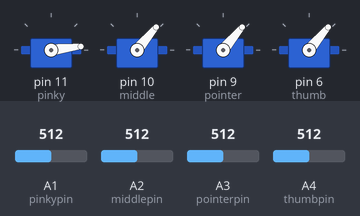
Simulated run of this sketch. Board: Arduino Uno, built with avr-gcc and run on an emulated ATmega328P. Shown: 4 × servo. The test bench sets the inputs (shaded band); at power-on: A1 (pinkypin) = 512, A2 (middlepin) = 512, A3 (pointerpin) = 512, A4 (thumbpin) = 512.

Above: at 1.2 s.
1.3 s: A1 (pinkypin) set to 716
At 1.9 s:
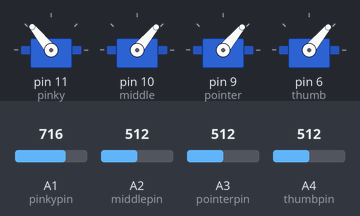
2.8 s: A2 (middlepin) set to 716
At 3.7 s:
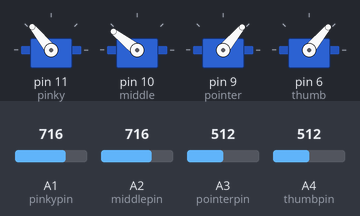
4.3 s: A3 (pointerpin) set to 716
At 5.1 s:
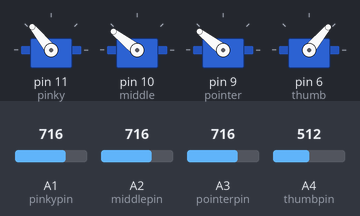
5.8 s: A4 (thumbpin) set to 716
At 6.5 s:
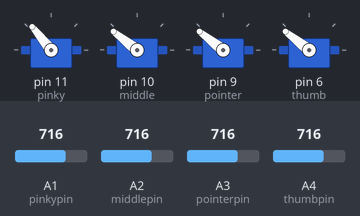
7.3 s: A1 (pinkypin) set to 992
At 8.4 s:
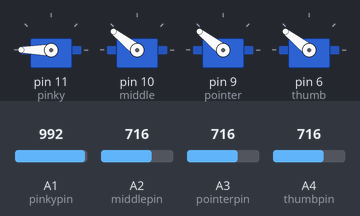
8.8 s: A2 (middlepin) set to 992
At 9.8 s:
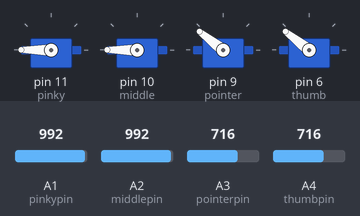
Timing chart, 0 to 11.3 s (numbered marks = the images above; inputs shaded):
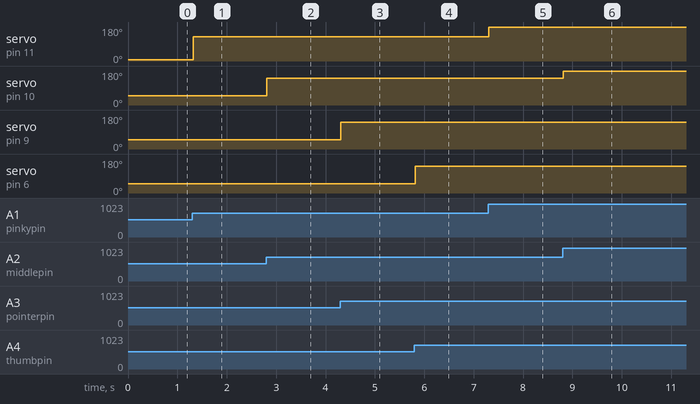

The sketch:

flexsensor.ino
```cpp
// Include the servo library to add servo-control functions:

#include <Servo.h>

// Create a servo "object", called servo1. Each servo object
// controls one servo (you can have a maximum of 12):

Servo pinky;
Servo middle;
Servo pointer;
Servo thumb;

// Define the analog input pin to measure flex sensor position:

const int pinkypin = 1;
const int middlepin = 2;
const int pointerpin = 3;
const int thumbpin = 4;


void setup()
{
  // Use the serial monitor window to help debug our sketch:

  Serial.begin(9600);

  // Enable control of a servo on pin 9:

  pinky.attach(11);
  middle.attach(10);
  pointer.attach(9);
  thumb.attach(6);

}


void loop()
{
  int flexpinky;    // Input value from the analog pin.
  int servopinky;   // Output value to the servo.
  int flexmiddle;
  int servomiddle;
  int flexpointer;
  int servopointer;
  int flexthumb;
  int servothumb;

  // Read the position of the flex sensor (0 to 1023):

  flexpinky = analogRead(pinkypin);
  flexmiddle = analogRead(middlepin);
  flexpointer = analogRead(pointerpin);
  flexthumb = analogRead(thumbpin);

  // Because the voltage divider circuit only returns a portion
  // of the 0-1023 range of analogRead(), we'll map() that range
  // to the servo's range of 0 to 180 degrees. The flex sensors
  // we use are usually in the 600-900 range:

  servopinky = map(flexpinky, 500, 800, 0, 180);
  servopinky = constrain(servopinky, 0, 180);
  servomiddle = map(flexmiddle, 400, 800, 0, 180);
  servomiddle = constrain(servomiddle, 0, 180);
  servopointer = map(flexpointer, 400, 800, 0, 180);
  servopointer = constrain(servopointer, 0, 180);
  servothumb = map(flexthumb, 400, 800, 0, 180);
  servothumb = constrain(servothumb, 0, 180);

  // Now we'll command the servo to move to that position:

  pinky.write(servopinky);
  middle.write(servomiddle);
  pointer.write(servopointer);
  thumb.write(servothumb);

  // Because every flex sensor has a slightly different resistance,
  // the 600-900 range may not exactly cover the flex sensor's
  // output. To help tune our program, we'll use the serial port to
  // print out our values to the serial monitor window:

  /*Serial.print("flexpinky: ");
  Serial.print(flexpinky);
  Serial.print("  servopinky: ");
  Serial.println(servopinky);*/

  /*Serial.print("sensor2: ");
  Serial.print(flexposition2);
  Serial.print("  servo2: ");
  Serial.println(servoposition2);*/

  // Note that all of the above lines are "print" except for the
  // last line which is "println". This puts everything on the
  // same line, then sends a final carriage return to move to
  // the next line.

  // After you upload the sketch, turn on the serial monitor
  // (the magnifying-glass icon to the right of the icon bar).
  // You'll be able to see the sensor values. Bend the flex sensor
  // and note its minimum and maximum values. If you replace the
  // 600 and 900 in the map() function above, you'll exactly match
  // the flex sensor's range with the servo's range.

  delay(20);  // wait 20ms between servo updates
}
```

Measured:
- after the input at 1.3 s, servo on pin 11 (pinky): 7° → 129° at once
- after the input at 2.8 s, servo on pin 10 (middle): 50° → 142° at once
- after the input at 4.3 s, servo on pin 9 (pointer): 50° → 142° at once
- after the input at 5.8 s, servo on pin 6 (thumb): 50° → 142° at once
- after the input at 7.3 s, servo on pin 11 (pinky): 129° → 180° at once
- after the input at 8.8 s, servo on pin 10 (middle): 142° → 180° at once
